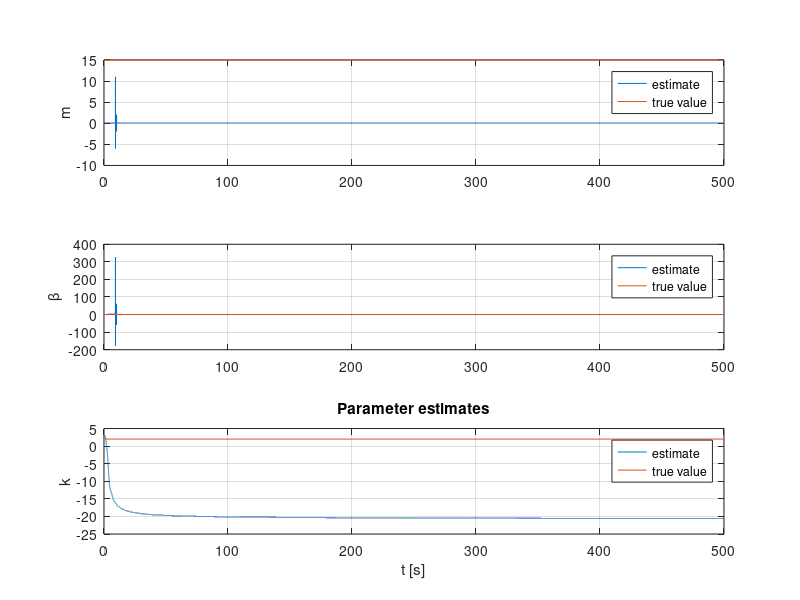

MATLAB code for this plot:
close all;
clear;
%% Insert true system
beta                    = 0.2;
m                       = 15;
k                       = 2;
% 1/Lambda [u] = s^2 / Lambda [y_2] * m + s/Lambda [y_2] * beta
A                       = [0 0 0; 0 0 1;0 0 -beta/m];               
B                       = [0; 0; 1/m];                                                                                                                                     
%% Define filters
lambda_1                = 2; 
lambda_0                = 6;
DEN                     = [1 lambda_1 lambda_0];
[  ~,  ~,C_f_1,D_f_1]   = tf2ss([0 0 1],DEN);     
[  ~,  ~,C_f_2,D_f_2]   = tf2ss([0 1 0],DEN);                            
[A_f,B_f,C_f_3,D_f_3]   = tf2ss([1 0 0],DEN);                     
% A_f and B_f is only needed once as it is the same all over. Hence tildes

 
%% Simulation MATLAB
h           = 0.01;  % sample time (s)
N           = 50000; % number of samples

t           = 0:h:h*(N-1);

% Define input as a function of t
u           = 5 * sin(2 * t) + 10.5;
beta_1_ls   = 1;    % Forgetting factor
beta_2_ls   = 1;    % Forgetting factor

% Memory allocation
x           = zeros(3, N);
x_z_1       = zeros(1,1);
x_z_2       = zeros(2, 1);
x_phi_1     = zeros(1, 1);
x_phi_2     = zeros(2, 1);
theta_1     = zeros(1, N);  % estimate of k
theta_2     = zeros(2, N);  % estimate of m and beta


% Initial estimates
theta_1(:,1) = 3;       % Initial estimate of k
theta_2(:,1) = [14; 0.3];   % Initial estimate of m and beta
Q_1_0 = 20;
Q_2_0 = diag([66 2]);
P_1 = Q_1_0\eye(1); 
P_2 = Q_2_0\eye(2);

%% Main loop. Simulate using forward Euler (x[k+1] = x[k] + h*x_dot)
for n = 1:N-1
 
    % Simulate true system
    x_dot           = A*x(:, n) + B*u(n);
    x(:, n+1)       = x(:, n) + h*x_dot;
    y_1             = x(1, n);
    y_2             = x(2, n);

    % Generate z and phi by filtering known signals
    x_z_2_n           = x_z_2 + (A_f*x_z_2 + B_f*u(n))*h; 
    z_2               = C_f_1*x_z_2;  % z_2 = 1/Lambda [u]
                    
    
    x_phi_2_n         = x_phi_2 + (A_f*x_phi_2 + B_f*y_2)*h;
                                            
    phi_2             = [ (C_f_3*x_phi_2 + D_f_3*y_2);  % s^2/Lambda * y_2
                          (C_f_2*x_phi_2 + D_f_2*y_2)   % s/Lamnba * y2
                        ];
    
    % Generate first system
    z_1 = u(n);
    phi_1 = y_1 - y_2;
    
    % Calculate estimation error
    n_s_1 = phi_1'*phi_1;
    n_s_2 = phi_2'*phi_2;

    epsilon_1         = z_1 - (theta_1(:,n)'*phi_1)/(1+n_s_1^2); 
    epsilon_2         = z_2 - (theta_2(:,n)'*phi_2)/(1+n_s_2^2);

    % Update law
    theta_1_dot       = P_1 * epsilon_1 * phi_1;                    
    P_1_dot           = beta_1_ls * P_1 - P_1 * (phi_1 * phi_1') * P_1;
    
    theta_1(:, n+1)   = theta_1(:, n) + theta_1_dot*h;
    P_1                = P_1 + P_1_dot * h;
    
    theta_2_dot       = P_2 * epsilon_2 * phi_2 ;                    
    P_2_dot           = beta_2_ls * P_2 - P_2 * (phi_2 * phi_2') * P_2;
    
    theta_2(:, n+1)   = theta_2(:, n) + theta_2_dot*h;
    P_2               = P_2 + P_2_dot * h;

    % Set values for next iteration
    x_phi_2           = x_phi_2_n;
    x_z_2             = x_z_2_n;
end

% Plots
figure
subplot(3,1,1)
plot(t, 1./theta_2(1,:)); hold on
plot([t(1), t(end)],[m, m]);
hold off
ylabel('m')
legend('estimate','true value')
grid
subplot(3,1,2)
plot(t, theta_2(2,:)./theta_2(1,:)); hold on
plot([t(1), t(end)],[beta, beta]); 
hold off
ylabel('\beta')
legend('estimate','true value')
grid
subplot(3,1,3)
plot(t, theta_1(1,:)); hold on
plot([t(1), t(end)],[k, k]); 
hold off
ylabel('k')
grid
legend('estimate','true value')
title('Parameter estimates')
xlabel('t [s]')